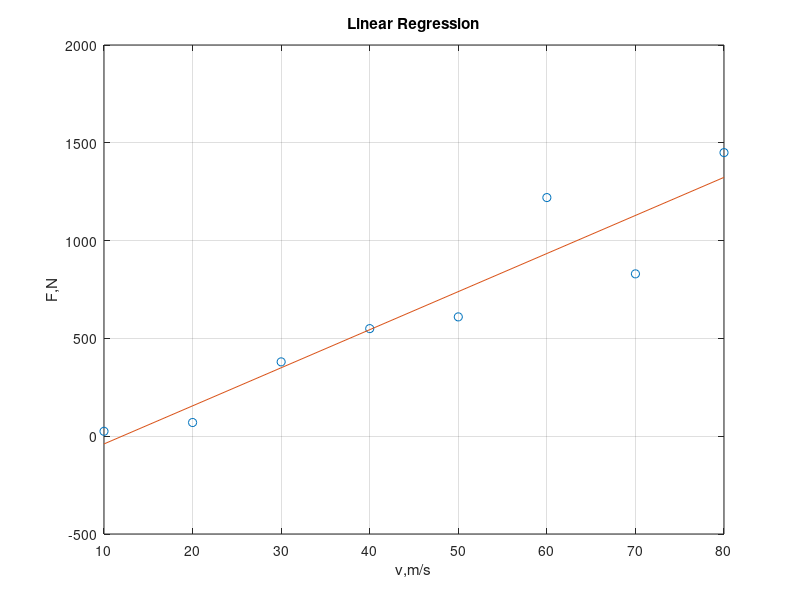

Here is the MATLAB script that generated this plot:
function [] =  linear_Regression()
%code from book Applied Numeric Methods Steven C. Chapra
%pag 360

%xm : means of x
%ym : means of y

xi = [10,20,30,40,50,60,70,80];
yi = [25,70,380,550,610,1220,830,1450];

drag = yi./(xi.^2);

disp(drag)
xq = xi.^2;
xiyi = xi.*yi;
n = length(xi);

%The means can be computed as
xm = sum(xi)/n;
ym = sum(yi)/n;

%The slope and the intercept can then be calculated with Eqs. (14.15) and
%(14.16) of the book
a1 = ((n*sum(xiyi)) - (sum(xi)*sum(yi)))/((n*sum(xq))-((sum(xi))^2 ));
a0 = ym - (a1*xm);

xp = linspace(min(xi),max(xi),2);
yp = a1*xp+a0;

plot(xi,yi,'o',xp,yp)
grid on
xlabel('v,m/s')
ylabel('F,N')
title('Linear Regression');


end